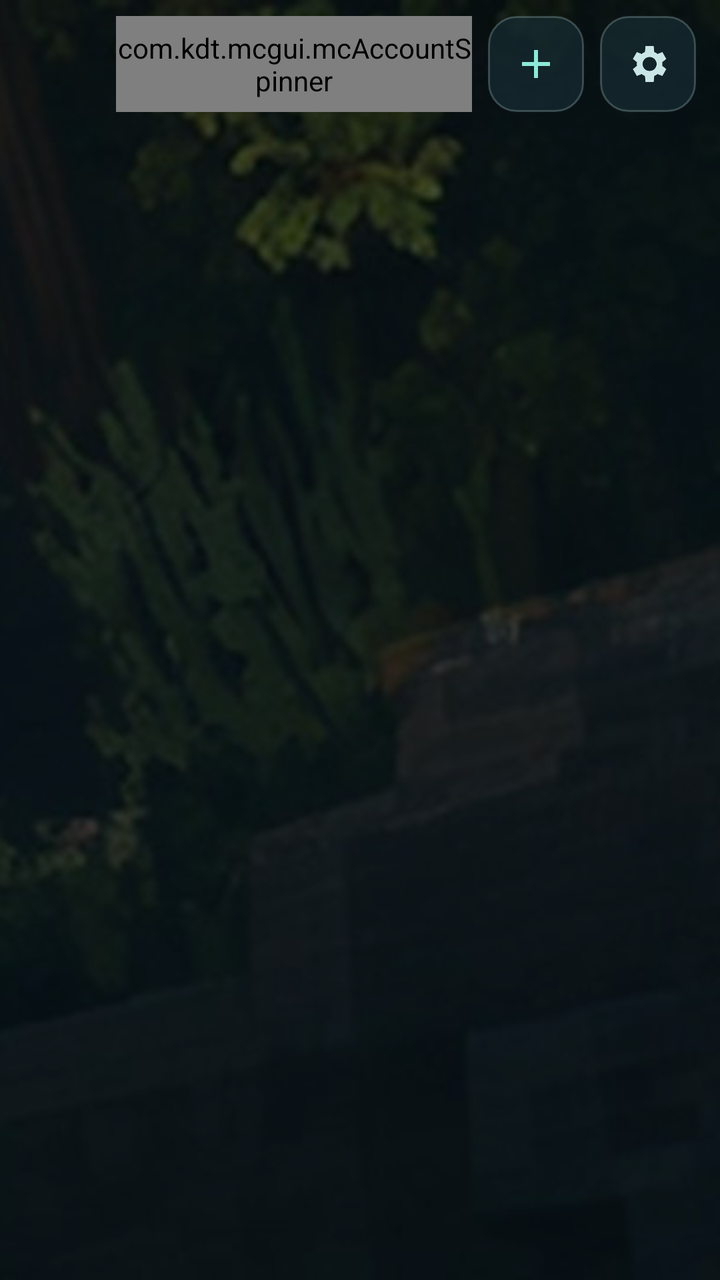
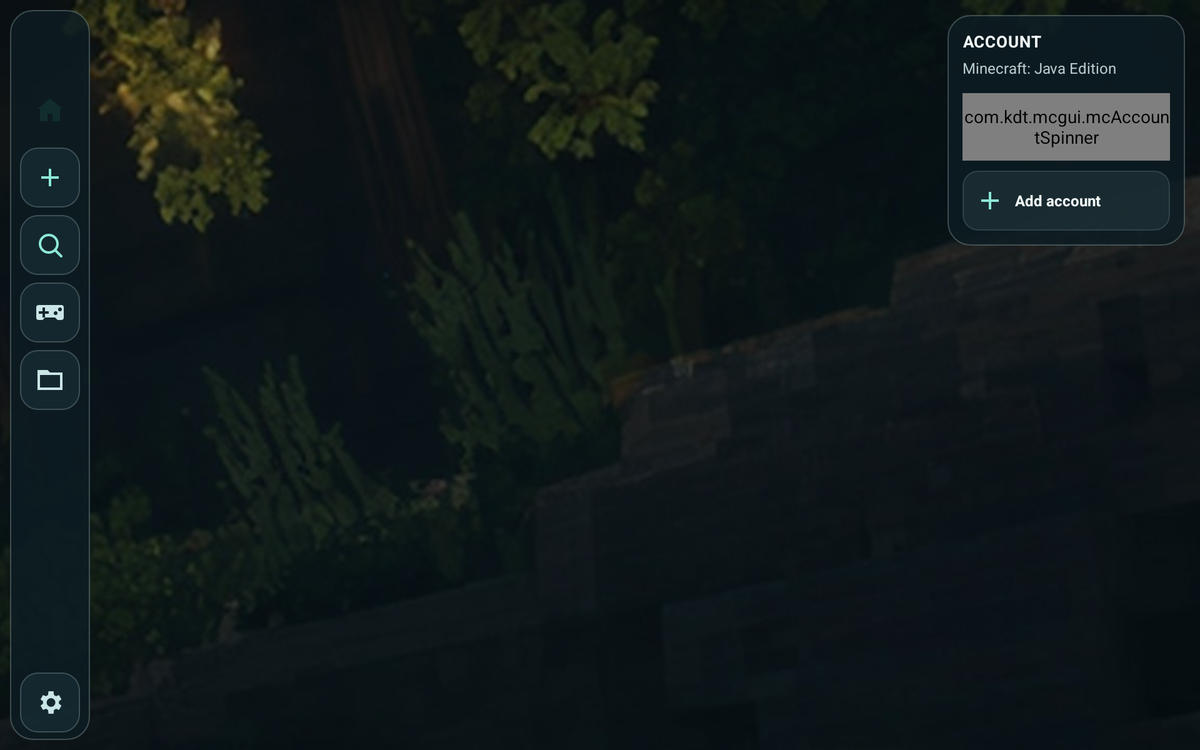

One screen, two layout resources from the same app: the default and the repository's alternative for another configuration. Each is rendered where Android would select it; the XML of both is given below.
<!-- AndroidManifest.xml: application theme AppTheme -->
<!-- res/layout/activity_pojav_launcher.xml -->
<?xml version="1.0" encoding="utf-8"?>
<FrameLayout xmlns:android="http://schemas.android.com/apk/res/android"
    xmlns:app="http://schemas.android.com/apk/res-auto"
    android:layout_width="match_parent"
    android:layout_height="match_parent"
    android:background="@color/background_app">

    <ImageView
        android:layout_width="match_parent"
        android:layout_height="match_parent"
        android:importantForAccessibility="no"
        android:scaleType="centerCrop"
        android:src="@drawable/launcher_forest" />
    <View
        android:layout_width="match_parent"
        android:layout_height="match_parent"
        android:background="@color/launcher_scrim"
        android:importantForAccessibility="no" />

    <androidx.constraintlayout.widget.ConstraintLayout
        android:layout_width="match_parent"
        android:layout_height="match_parent">
        <LinearLayout
            android:id="@+id/launcher_header"
            android:layout_width="0dp"
            android:layout_height="64dp"
            android:gravity="center_vertical"
            android:orientation="horizontal"
            android:paddingStart="12dp"
            android:paddingEnd="12dp"
            app:layout_constraintEnd_toEndOf="parent"
            app:layout_constraintStart_toStartOf="parent"
            app:layout_constraintTop_toTopOf="parent">
            <ImageView
                android:layout_width="38dp"
                android:layout_height="38dp"
                android:contentDescription="@string/app_short_name"
                android:padding="2dp"
                android:src="@drawable/ic_pojav_full" />
            <com.kdt.mcgui.mcAccountSpinner
                android:id="@+id/account_spinner"
                android:layout_width="0dp"
                android:layout_height="48dp"
                android:layout_marginStart="8dp"
                android:layout_weight="1"
                android:dropDownVerticalOffset="48dp"
                android:dropDownWidth="wrap_content"
                android:popupBackground="@drawable/launcher_popup" />
            <ImageButton
                android:id="@+id/account_add_button"
                android:layout_width="48dp"
                android:layout_height="48dp"
                android:layout_marginStart="8dp"
                android:background="@drawable/launcher_rail_button"
                android:contentDescription="@string/main_add_account"
                android:padding="12dp"
                android:src="@drawable/launcher_ic_add" />
            <ImageButton
                android:id="@+id/setting_button"
                android:layout_width="48dp"
                android:layout_height="48dp"
                android:layout_marginStart="8dp"
                android:background="@drawable/launcher_rail_button"
                android:contentDescription="@string/launcher_tool_settings"
                android:padding="12dp"
                android:src="@drawable/launcher_ic_settings" />
        </LinearLayout>

        <androidx.fragment.app.FragmentContainerView
            android:id="@+id/container_fragment"
            android:layout_width="0dp"
            android:layout_height="0dp"
            app:layout_constraintBottom_toTopOf="@id/progress_layout"
            app:layout_constraintEnd_toEndOf="parent"
            app:layout_constraintStart_toStartOf="parent"
            app:layout_constraintTop_toBottomOf="@id/launcher_header" />

        <com.kdt.mcgui.ProgressLayout
            android:id="@+id/progress_layout"
            android:layout_width="0dp"
            android:layout_height="wrap_content"
            android:layout_marginStart="12dp"
            android:layout_marginEnd="12dp"
            android:layout_marginBottom="8dp"
            android:visibility="gone"
            app:layout_constraintBottom_toBottomOf="parent"
            app:layout_constraintEnd_toEndOf="parent"
            app:layout_constraintStart_toStartOf="parent" />
    </androidx.constraintlayout.widget.ConstraintLayout>
</FrameLayout>
<!-- resources referenced by this layout -->
<resources>
  <color name="background_app">#CC0A1012</color>
  <color name="launcher_scrim">#66061217</color>
  <!-- drawable launcher_forest: jpg bitmap (drawable-nodpi, 47621 bytes) -->
  <!-- drawable launcher_ic_add (drawable) -->
  <?xml version="1.0" encoding="utf-8"?>
  <vector xmlns:android="http://schemas.android.com/apk/res/android"
      android:width="24dp" android:height="24dp"
      android:viewportWidth="24" android:viewportHeight="24">
      <path android:fillColor="#8DE8D8" android:pathData="M19,13h-6v6h-2v-6H5v-2h6V5h2v6h6z" />
  </vector>
  <!-- drawable launcher_ic_settings (drawable) -->
  <?xml version="1.0" encoding="utf-8"?>
  <vector xmlns:android="http://schemas.android.com/apk/res/android"
      android:width="24dp" android:height="24dp"
      android:viewportWidth="24" android:viewportHeight="24">
      <path android:fillColor="#CAE5E6" android:pathData="M19.14,12.94a7.8,7.8 0,0 0,0 -1.88l2.03,-1.58 -2,-3.46 -2.39,0.96a7.1,7.1 0,0 0,-1.62 -0.94L14.8,3h-4l-0.36,3.04a7.1,7.1 0,0 0,-1.62 0.94l-2.39,-0.96 -2,3.46 2.03,1.58a7.8,7.8 0,0 0,0 1.88L4.43,14.52l2,3.46 2.39,-0.96a7.1,7.1 0,0 0,1.62 0.94L10.8,21h4l0.36,-3.04a7.1,7.1 0,0 0,1.62 -0.94l2.39,0.96 2,-3.46zM12.8,15.5a3.5,3.5 0,1 1,0 -7a3.5,3.5 0,0 1,0 7z" />
  </vector>
  <!-- drawable launcher_popup (drawable) -->
  <?xml version="1.0" encoding="utf-8"?>
  <shape xmlns:android="http://schemas.android.com/apk/res/android" android:shape="rectangle">
      <corners android:radius="12dp" />
      <solid android:color="#F216292F" />
      <stroke android:width="1dp" android:color="#758CA6A8" />
  </shape>
  <!-- drawable launcher_rail_button (drawable) -->
  <?xml version="1.0" encoding="utf-8"?>
  <ripple xmlns:android="http://schemas.android.com/apk/res/android" android:color="#488DE8D8">
      <item>
          <shape android:shape="rectangle">
              <corners android:radius="14dp" />
              <solid android:color="#9E193038" />
              <stroke android:width="1dp" android:color="#667F979A" />
          </shape>
      </item>
  </ripple>
  <string name="app_short_name">ApexLauncher</string>
  <string name="launcher_tool_settings">Settings</string>
  <string name="main_add_account">Add account</string>
  <style name="AppTheme" parent="@style/Theme.AppCompat.NoActionBar">
          <item name="windowNoTitle">true</item>
          <item name="windowActionBar">false</item>
          <item name="android:windowContentOverlay">@null</item>
          <item name="android:windowBackground">@color/aurora_bg_deep</item>
          <item name="android:statusBarColor">@android:color/transparent</item>
          <item name="android:navigationBarColor">@android:color/transparent</item>
          <item name="colorAccent">@color/aurora_teal_primary</item>
          <item name="colorControlActivated">@color/aurora_teal_primary</item>
          <item name="preferenceTheme">@style/PreferenceThemeOverlay.v14.Material</item>
          <item name="android:textSize">@dimen/_12ssp</item>
      </style>
  <color name="aurora_bg_deep">#08100F</color>
  <color name="aurora_teal_primary">#5BDCC2</color>
</resources>
<!-- res/layout-w720dp-land/activity_pojav_launcher.xml (the repository's variant of the layout above) -->
<!-- drawn on a 7-inch tablet turned sideways -->
<?xml version="1.0" encoding="utf-8"?>
<FrameLayout xmlns:android="http://schemas.android.com/apk/res/android"
    xmlns:app="http://schemas.android.com/apk/res-auto"
    android:layout_width="match_parent"
    android:layout_height="match_parent"
    android:background="@color/background_app">
    <ImageView
        android:layout_width="match_parent"
        android:layout_height="match_parent"
        android:importantForAccessibility="no"
        android:scaleType="centerCrop"
        android:src="@drawable/launcher_forest" />
    <View
        android:layout_width="match_parent"
        android:layout_height="match_parent"
        android:background="@color/launcher_scrim"
        android:importantForAccessibility="no" />
    <androidx.constraintlayout.widget.ConstraintLayout
        android:layout_width="match_parent"
        android:layout_height="match_parent">
        <include
            android:id="@+id/launcher_navigation"
            layout="@layout/view_launcher_navigation"
            android:layout_width="64dp"
            android:layout_height="0dp"
            android:layout_marginStart="8dp"
            android:layout_marginTop="8dp"
            android:layout_marginBottom="8dp"
            app:layout_constraintBottom_toBottomOf="parent"
            app:layout_constraintStart_toStartOf="parent"
            app:layout_constraintTop_toTopOf="parent" />

        <LinearLayout
            android:id="@+id/launcher_account_panel"
            android:layout_width="190dp"
            android:layout_height="wrap_content"
            android:layout_marginTop="12dp"
            android:layout_marginEnd="12dp"
            android:background="@drawable/launcher_panel"
            android:orientation="vertical"
            android:padding="12dp"
            app:layout_constraintEnd_toEndOf="parent"
            app:layout_constraintTop_toTopOf="parent">
            <TextView
                style="@style/LauncherSectionHeading"
                android:layout_width="match_parent"
                android:layout_height="wrap_content"
                android:text="@string/launcher_account_title" />
            <TextView
                style="@style/LauncherCaption"
                android:layout_width="match_parent"
                android:layout_height="wrap_content"
                android:layout_marginTop="4dp"
                android:text="@string/launcher_account_subtitle" />
            <com.kdt.mcgui.mcAccountSpinner
                android:id="@+id/account_spinner"
                android:layout_width="match_parent"
                android:layout_height="54dp"
                android:layout_marginTop="12dp"
                android:dropDownVerticalOffset="54dp"
                android:dropDownWidth="220dp"
                android:popupBackground="@drawable/launcher_popup" />
            <TextView
                android:id="@+id/account_add_button"
                style="@style/LauncherTool"
                android:layout_width="match_parent"
                android:layout_height="48dp"
                android:layout_marginTop="8dp"
                android:drawableStart="@drawable/launcher_ic_add"
                android:text="@string/main_add_account" />
        </LinearLayout>

        <androidx.fragment.app.FragmentContainerView
            android:id="@+id/container_fragment"
            android:layout_width="0dp"
            android:layout_height="0dp"
            app:layout_constraintBottom_toTopOf="@id/progress_layout"
            app:layout_constraintEnd_toStartOf="@id/launcher_account_panel"
            app:layout_constraintStart_toEndOf="@id/launcher_navigation"
            app:layout_constraintTop_toTopOf="parent" />
        <com.kdt.mcgui.ProgressLayout
            android:id="@+id/progress_layout"
            android:layout_width="0dp"
            android:layout_height="wrap_content"
            android:layout_marginStart="12dp"
            android:layout_marginEnd="12dp"
            android:layout_marginBottom="8dp"
            android:visibility="gone"
            app:layout_constraintBottom_toBottomOf="parent"
            app:layout_constraintEnd_toStartOf="@id/launcher_account_panel"
            app:layout_constraintStart_toEndOf="@id/launcher_navigation" />
    </androidx.constraintlayout.widget.ConstraintLayout>
</FrameLayout>
<!-- res/layout/view_launcher_navigation.xml (included above) -->
<?xml version="1.0" encoding="utf-8"?>
<LinearLayout xmlns:android="http://schemas.android.com/apk/res/android"
    android:id="@+id/launcher_navigation"
    android:layout_width="64dp"
    android:layout_height="match_parent"
    android:background="@drawable/launcher_panel"
    android:gravity="center_horizontal"
    android:orientation="vertical"
    android:paddingTop="6dp"
    android:paddingBottom="6dp">

    <ImageView
        android:layout_width="44dp"
        android:layout_height="44dp"
        android:contentDescription="@string/app_short_name"
        android:padding="3dp"
        android:src="@drawable/ic_pojav_full" />

    <ImageButton
        android:id="@+id/launcher_nav_home"
        android:layout_width="48dp"
        android:layout_height="48dp"
        android:layout_marginTop="6dp"
        android:background="@drawable/launcher_rail_active"
        android:contentDescription="@string/launcher_home"
        android:padding="12dp"
        android:src="@drawable/launcher_ic_home"
        android:tint="@color/launcher_on_accent" />

    <ScrollView
        android:layout_width="match_parent"
        android:layout_height="0dp"
        android:layout_weight="1"
        android:fillViewport="false"
        android:scrollbars="none">
        <LinearLayout
            android:id="@+id/launcher_rail_actions"
            android:layout_width="match_parent"
            android:layout_height="wrap_content"
            android:gravity="center_horizontal"
            android:orientation="vertical">
            <ImageButton
                android:id="@+id/launcher_nav_create"
                android:layout_width="48dp"
                android:layout_height="48dp"
                android:layout_marginTop="6dp"
                android:background="@drawable/launcher_rail_button"
                android:contentDescription="@string/launcher_create_profile_title"
                android:padding="12dp"
                android:src="@drawable/launcher_ic_add" />
            <ImageButton
                android:id="@+id/launcher_nav_modpacks"
                android:layout_width="48dp"
                android:layout_height="48dp"
                android:layout_marginTop="6dp"
                android:background="@drawable/launcher_rail_button"
                android:contentDescription="@string/launcher_explore_modpacks"
                android:padding="12dp"
                android:src="@drawable/launcher_ic_search" />
            <ImageButton
                android:id="@+id/launcher_nav_controls"
                android:layout_width="48dp"
                android:layout_height="48dp"
                android:layout_marginTop="6dp"
                android:background="@drawable/launcher_rail_button"
                android:contentDescription="@string/mcl_option_customcontrol"
                android:padding="12dp"
                android:src="@drawable/launcher_ic_controls" />
            <ImageButton
                android:id="@+id/launcher_nav_files"
                android:layout_width="48dp"
                android:layout_height="48dp"
                android:layout_marginTop="6dp"
                android:background="@drawable/launcher_rail_button"
                android:contentDescription="@string/launcher_tool_files"
                android:padding="12dp"
                android:src="@drawable/launcher_ic_folder" />
        </LinearLayout>
    </ScrollView>

    <ImageButton
        android:id="@+id/setting_button"
        android:layout_width="48dp"
        android:layout_height="48dp"
        android:layout_marginTop="6dp"
        android:background="@drawable/launcher_rail_button"
        android:contentDescription="@string/launcher_tool_settings"
        android:padding="12dp"
        android:src="@drawable/launcher_ic_settings" />
</LinearLayout>
<!-- resources referenced by the variant -->
<!-- as a 7-inch tablet turned sideways resolves them -->
<resources>
  <color name="background_app">#CC0A1012</color>
  <color name="launcher_on_accent">#102D2C</color>
  <color name="launcher_scrim">#66061217</color>
  <!-- drawable launcher_ic_add (drawable) -->
  <?xml version="1.0" encoding="utf-8"?>
  <vector xmlns:android="http://schemas.android.com/apk/res/android"
      android:width="24dp" android:height="24dp"
      android:viewportWidth="24" android:viewportHeight="24">
      <path android:fillColor="#8DE8D8" android:pathData="M19,13h-6v6h-2v-6H5v-2h6V5h2v6h6z" />
  </vector>
  <!-- drawable launcher_ic_folder (drawable) -->
  <?xml version="1.0" encoding="utf-8"?>
  <vector xmlns:android="http://schemas.android.com/apk/res/android"
      android:width="24dp" android:height="24dp"
      android:viewportWidth="24" android:viewportHeight="24">
      <path android:fillColor="#CAE5E6" android:pathData="M10,4H2v16h20V6H12zM20,18H4V8h16z" />
  </vector>
  <!-- drawable launcher_ic_home (drawable) -->
  <?xml version="1.0" encoding="utf-8"?>
  <vector xmlns:android="http://schemas.android.com/apk/res/android"
      android:width="24dp" android:height="24dp"
      android:viewportWidth="24" android:viewportHeight="24">
      <path android:fillColor="#CAE5E6" android:pathData="M12,3L2,11h2v10h6v-6h4v6h6V11h2z" />
  </vector>
  <!-- drawable launcher_panel (drawable) -->
  <?xml version="1.0" encoding="utf-8"?>
  <shape xmlns:android="http://schemas.android.com/apk/res/android" android:shape="rectangle">
      <corners android:radius="18dp" />
      <solid android:color="#D20D1C22" />
      <stroke android:width="1dp" android:color="#6C82989B" />
  </shape>
  <!-- drawable launcher_popup (drawable) -->
  <?xml version="1.0" encoding="utf-8"?>
  <shape xmlns:android="http://schemas.android.com/apk/res/android" android:shape="rectangle">
      <corners android:radius="12dp" />
      <solid android:color="#F216292F" />
      <stroke android:width="1dp" android:color="#758CA6A8" />
  </shape>
  <string name="app_short_name">ApexLauncher</string>
  <string name="launcher_account_subtitle">Minecraft: Java Edition</string>
  <string name="launcher_account_title">Account</string>
  <string name="launcher_create_profile_title">Create profile</string>
  <string name="launcher_explore_modpacks">Explore modpacks</string>
  <string name="launcher_home">Home</string>
  <string name="launcher_tool_files">Game files</string>
  <string name="launcher_tool_settings">Settings</string>
  <string name="main_add_account">Add account</string>
  <string name="mcl_option_customcontrol">Custom controls</string>
  <style name="LauncherCaption">
          <item name="android:textColor">@color/launcher_text_muted</item>
          <item name="android:textSize">12sp</item>
      </style>
  <style name="LauncherSectionHeading">
          <item name="android:textColor">@color/launcher_text</item>
          <item name="android:textSize">13sp</item>
          <item name="android:textStyle">bold</item>
          <item name="android:letterSpacing">0.04</item>
          <item name="android:textAllCaps">true</item>
      </style>
  <color name="launcher_text_muted">#B7CACB</color>
  <color name="launcher_text">#F3FAF9</color>
  <!-- drawable launcher_tool (drawable) -->
  <?xml version="1.0" encoding="utf-8"?>
  <ripple xmlns:android="http://schemas.android.com/apk/res/android" android:color="#488DE8D8">
      <item>
          <shape android:shape="rectangle">
              <corners android:radius="12dp" />
              <solid android:color="#AA20343A" />
              <stroke android:width="1dp" android:color="#526A8387" />
          </shape>
      </item>
  </ripple>
  <color name="aurora_bg_deep">#08100F</color>
  <color name="aurora_teal_primary">#5BDCC2</color>
  <!-- some entries are left out for length -->
</resources>
